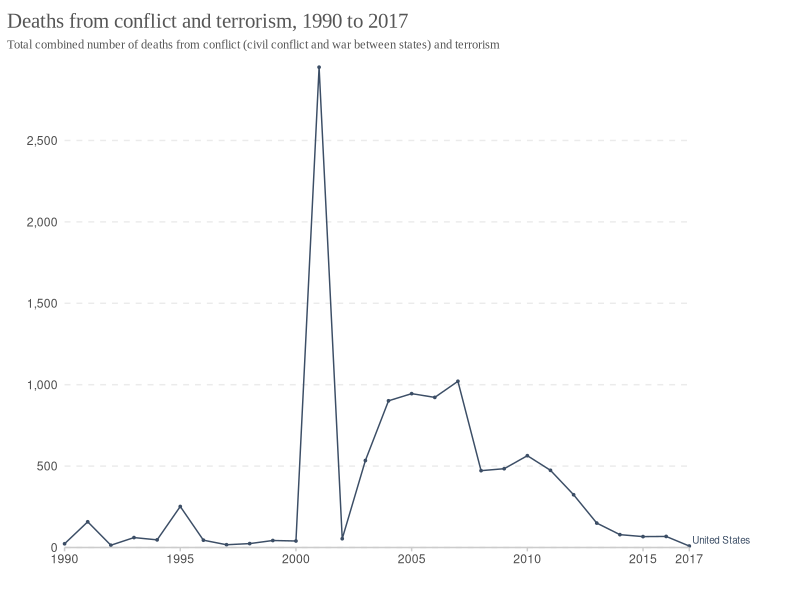
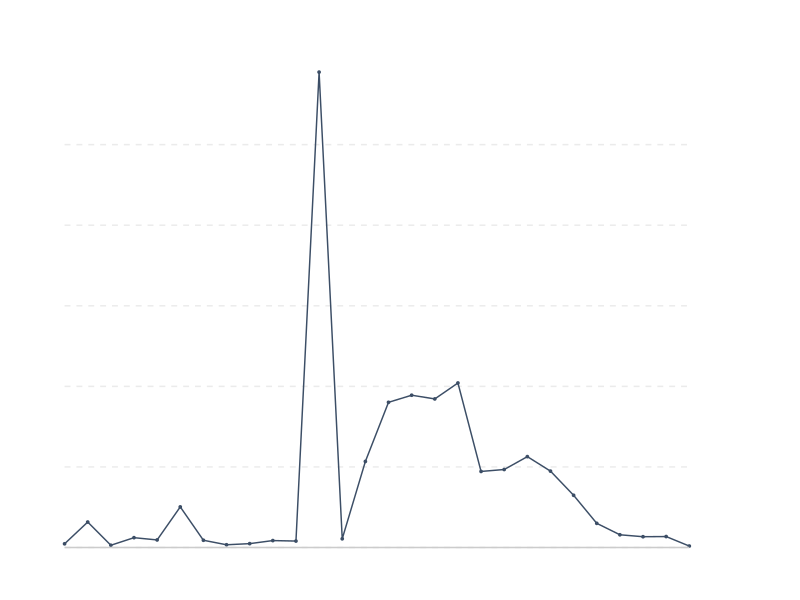
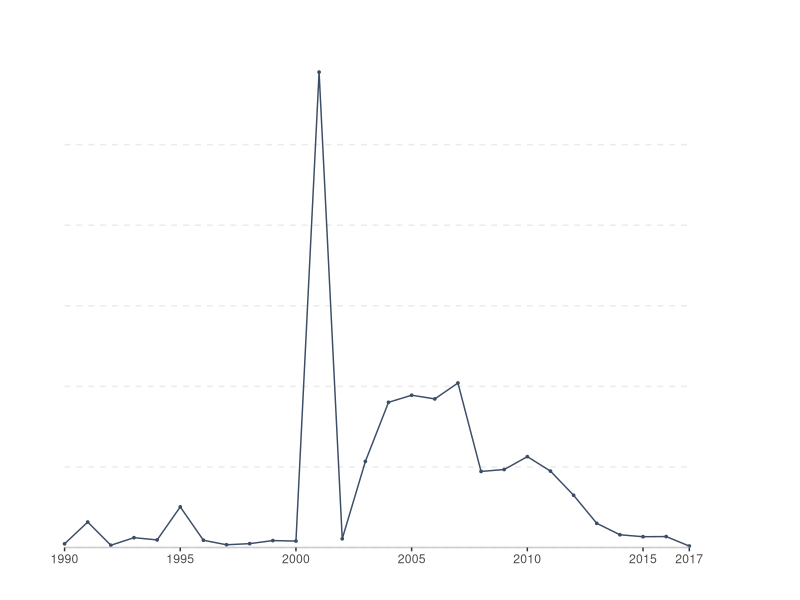
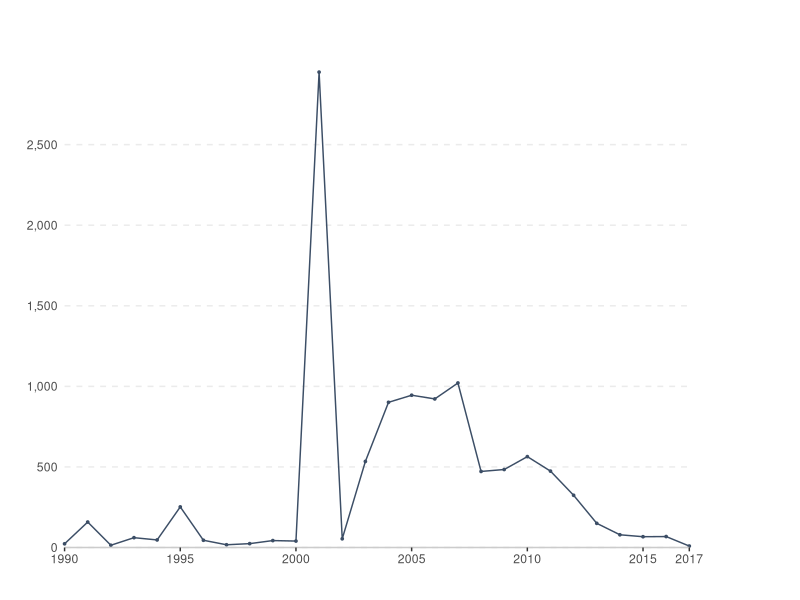
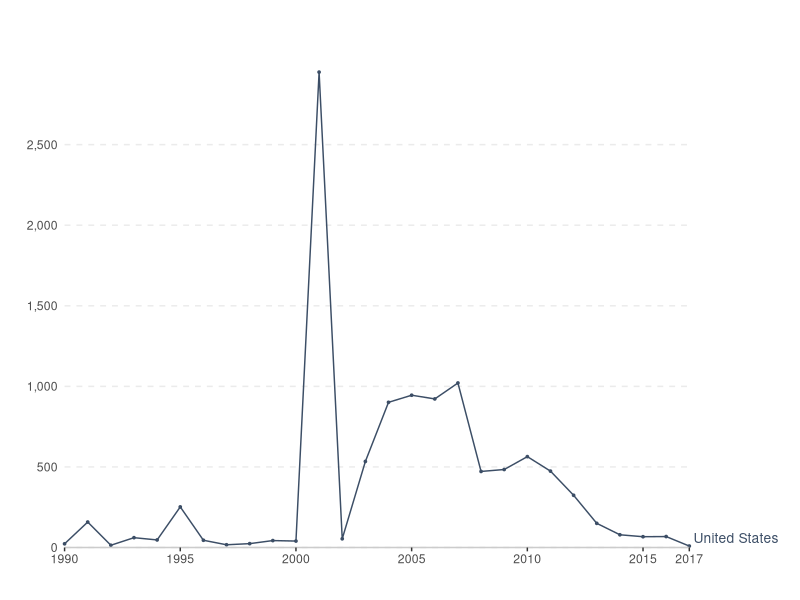

Source code (R) for these figures, in order:
#
# FILE:
#  terrorism.R
#
# DESCRIPTION:
#  Brief description of the plot, including original source/citation
#
# SLOW REVEAL ORDER:
#   1. List
#   2. Out
#   ...
#   n. Order
#
# AUTHORS:
#   Ellie (2021, main code)
#   Ian Curtis (2023, code to save plots)

library(tidyverse)
library(readxl)
library(scales)
library(grid)

#reading data in
terror <- read_xlsx(here::here("terrorism","terrorism_data.xlsx"))

df <- terror %>%
  slice(which.max(Year))

## FIGURE 5: RECREATED GRAPHIC

#full graph

fig05 <- ggplot(terror, aes(x = Year, y = Deaths)) + 
  geom_line(color = "#3c4e66") + 
  geom_point(color = "#3c4e66", size = 0.6) + 
  scale_x_continuous(breaks = c(1990, 1995, 2000, 2005, 2010, 2015, 2017), limits = c(1990, 2017), expand = c(0,0)) + #breaks format manually specifies break values
  scale_y_continuous(breaks = seq(0, 2500, 500), limits = c(0, 3000), expand = c(0,0), label = comma) + 
  labs(title = "Deaths from conflict and terrorism, 1990 to 2017",
       subtitle = "Total combined number of deaths from conflict (civil conflict and war between states) and terrorism",
       x = " ", y = " ") + #\n in subtitle puts everything after it on new line
  geom_text(data = df, aes(label = "United States"), vjust = -0.3, hjust = -0.05, size = 2.5, color = "#3c4e66") + 
  theme_bw() + 
  theme(panel.border = element_blank()) + #removes border
  theme(panel.grid.minor = element_blank()) + #removes minor grid lines
  theme(panel.grid.major.x = element_blank()) + #removes major x grid lines
  theme(panel.grid.major.y = element_line(linetype = "dashed")) + #changes y grid lines to dashed
  theme(axis.line.x = element_line(color = "#cccccc")) +
  theme(axis.ticks.y = element_blank()) + 
  theme(axis.ticks.x = element_line(color = "#cccccc")) +
  theme(plot.title.position = "plot") + 
  theme(plot.title = element_text(family = "Times New Roman", size = 15, color = "#555555")) + 
  theme(plot.subtitle = element_text(family = "Times New Roman", size = 9, color = "#555555")) +
  theme(plot.margin = margin(10, 80, 10, 5)) + 
  coord_cartesian(clip = 'off') #stops points (and text) from being cropped by axes

ggsave(here::here("terrorism", "05_full_unmasked.png"), fig05)

## FIGURE 1: FULLY MASKED

#everything masked

fig01 <- ggplot(terror, aes(x = Year, y = Deaths)) + 
  geom_line(color = "#3c4e66") + 
  geom_point(color = "#3c4e66", size = 0.6) + 
  scale_x_continuous(breaks = c(1990, 1995, 2000, 2005, 2010, 2015, 2017), limits = c(1990, 2017), expand = c(0,0)) + #breaks format manually specifies break values
  scale_y_continuous(breaks = seq(0, 2500, 500), limits = c(0, 3000), expand = c(0,0), label = comma) + 
  labs(title = " ",
       subtitle = " ",
       x = " ", y = " ") + #\n in subtitle puts everything after it on new line
  #geom_text(data = df, aes(label = "United States"), vjust = -0.3, hjust = -0.05, size = 3.5, color = "#3c4e66") + 
  theme_bw() + 
  theme(panel.border = element_blank()) + #removes border
  theme(panel.grid.minor = element_blank()) + #removes minor grid lines
  theme(panel.grid.major.x = element_blank()) + #removes major x grid lines
  theme(panel.grid.major.y = element_line(linetype = "dashed")) + #changes y grid lines to dashed
  theme(axis.line.x = element_line(color = "#cccccc")) +
  theme(axis.ticks = element_blank()) + 
  theme(axis.text = element_text(color = "white")) +
  theme(plot.title.position = "plot") + 
  theme(plot.title = element_text(family = "Times New Roman", size = 17, color = "#555555")) + 
  theme(plot.subtitle = element_text(family = "Times New Roman", size = 12, color = "#555555")) +
  theme(plot.margin = margin(10, 80, 10, 5)) + 
  coord_cartesian(clip = 'off') #stops points (and text) from being cropped by axes

ggsave(here::here("terrorism", "01_full_masked.png"), fig01)

## FIGURE 2: X AXIS REVEALED

#x axis revealed

fig02 <- ggplot(terror, aes(x = Year, y = Deaths)) + 
  geom_line(color = "#3c4e66") + 
  geom_point(color = "#3c4e66", size = 0.6) + 
  scale_x_continuous(breaks = c(1990, 1995, 2000, 2005, 2010, 2015, 2017), limits = c(1990, 2017), expand = c(0,0)) + #breaks format manually specifies break values
  scale_y_continuous(breaks = seq(0, 2500, 500), limits = c(0, 3000), expand = c(0,0), label = comma) + 
  labs(title = " ",
       subtitle = " ",
       x = " ", y = " ") + #\n in subtitle puts everything after it on new line
  #geom_text(data = df, aes(label = "United States"), vjust = -0.3, hjust = -0.05, size = 3.5, color = "#3c4e66") + 
  theme_bw() + 
  theme(panel.border = element_blank()) + #removes border
  theme(panel.grid.minor = element_blank()) + #removes minor grid lines
  theme(panel.grid.major.x = element_blank()) + #removes major x grid lines
  theme(panel.grid.major.y = element_line(linetype = "dashed")) + #changes y grid lines to dashed
  theme(axis.line.x = element_line(color = "#cccccc")) +
  theme(axis.ticks.y = element_blank()) + 
  theme(axis.text.y = element_text(color = "white")) + 
  theme(plot.title.position = "plot") + 
  theme(plot.title = element_text(family = "Times New Roman", size = 17, color = "#555555")) + 
  theme(plot.subtitle = element_text(family = "Times New Roman", size = 12, color = "#555555")) +
  theme(plot.margin = margin(10, 80, 10, 5)) + 
  coord_cartesian(clip = 'off') #stops points (and text) from being cropped by axes

ggsave(here::here("terrorism", "02_xaxis_unmasked.png"), fig02)

## FIGURE 3: Y AXIS REVEALED

#y and x axis revealed

fig03 <- ggplot(terror, aes(x = Year, y = Deaths)) + 
  geom_line(color = "#3c4e66") + 
  geom_point(color = "#3c4e66", size = 0.6) + 
  scale_x_continuous(breaks = c(1990, 1995, 2000, 2005, 2010, 2015, 2017), limits = c(1990, 2017), expand = c(0,0)) + #breaks format manually specifies break values
  scale_y_continuous(breaks = seq(0, 2500, 500), limits = c(0, 3000), expand = c(0,0), label = comma) + 
  labs(title = " ",
       subtitle = " ",
       x = " ", y = " ") + #\n in subtitle puts everything after it on new line
  #geom_text(data = df, aes(label = "United States"), vjust = -0.3, hjust = -0.05, size = 3.5, color = "#3c4e66") + 
  theme_bw() + 
  theme(panel.border = element_blank()) + #removes border
  theme(panel.grid.minor = element_blank()) + #removes minor grid lines
  theme(panel.grid.major.x = element_blank()) + #removes major x grid lines
  theme(panel.grid.major.y = element_line(linetype = "dashed")) + #changes y grid lines to dashed
  theme(axis.line.x = element_line(color = "#cccccc")) +
  theme(axis.ticks.y = element_blank()) + 
  theme(plot.title.position = "plot") + 
  theme(plot.title = element_text(family = "Times New Roman", size = 17, color = "#555555")) + 
  theme(plot.subtitle = element_text(family = "Times New Roman", size = 12, color = "#555555")) +
  theme(plot.margin = margin(10, 80, 10, 5)) + 
  coord_cartesian(clip = 'off') #stops points (and text) from being cropped by axes

ggsave(here::here("terrorism", "03_yaxis_unmasked.png"), fig03)

## FIGURE 4: POINTS AND TEXT REVEALED

#x and y axes + points + united states text revealed

fig04 <- ggplot(terror, aes(x = Year, y = Deaths)) + 
  geom_line(color = "#3c4e66") + 
  geom_point(color = "#3c4e66", size = 0.6) + 
  scale_x_continuous(breaks = c(1990, 1995, 2000, 2005, 2010, 2015, 2017), limits = c(1990, 2017), expand = c(0,0)) + #breaks format manually specifies break values
  scale_y_continuous(breaks = seq(0, 2500, 500), limits = c(0, 3000), expand = c(0,0), label = comma) + 
  labs(title = " ",
       subtitle = " ",
       x = " ", y = " ") + #\n in subtitle puts everything after it on new line
  geom_text(data = df, aes(label = "United States"), vjust = -0.3, hjust = -0.05, size = 3.5, color = "#3c4e66") + 
  theme_bw() + 
  theme(panel.border = element_blank()) + #removes border
  theme(panel.grid.minor = element_blank()) + #removes minor grid lines
  theme(panel.grid.major.x = element_blank()) + #removes major x grid lines
  theme(panel.grid.major.y = element_line(linetype = "dashed")) + #changes y grid lines to dashed
  theme(axis.line.x = element_line(color = "#cccccc")) +
  theme(axis.ticks.y = element_blank()) + 
  theme(plot.title.position = "plot") + 
  theme(plot.title = element_text(family = "Times New Roman", size = 17, color = "#555555")) + 
  theme(plot.subtitle = element_text(family = "Times New Roman", size = 12, color = "#555555")) +
  theme(plot.margin = margin(10, 80, 10, 5)) + 
  coord_cartesian(clip = 'off') #stops points (and text) from being cropped by axes

ggsave(here::here("terrorism", "04_points_text_unmasked.png"), fig04)
